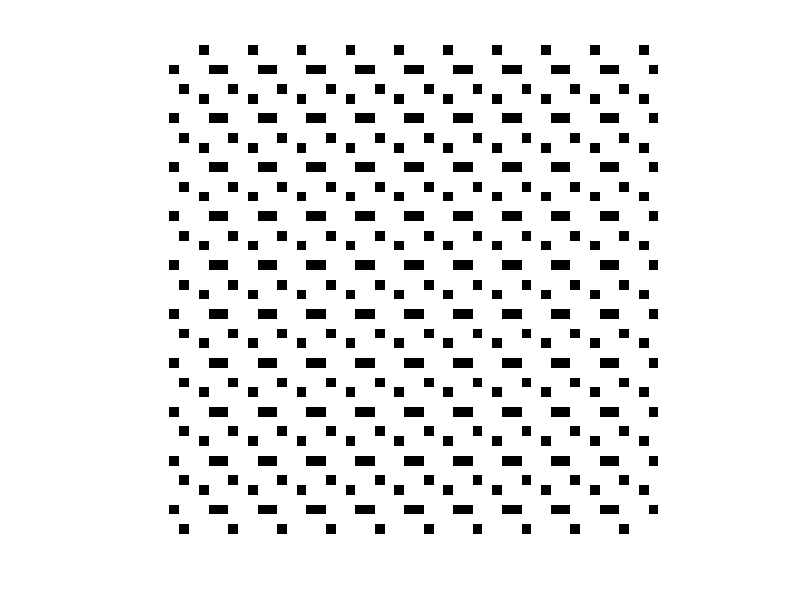

Source code (MATLAB):
n = input('n=');

a = magic(n);
b = a;
c = zeros(size(a));

for i = 1:n
   for j = 1:n
       sum = 0;
       for k = 1:n
           sum = sum+(a(i,k).*b(k,j)); % can use * or .*
       end
       c(i,j) = sum;
   end
end

r = repmat(c,10);
m = min(c);
imshow(r>min(m(1)))

       
    